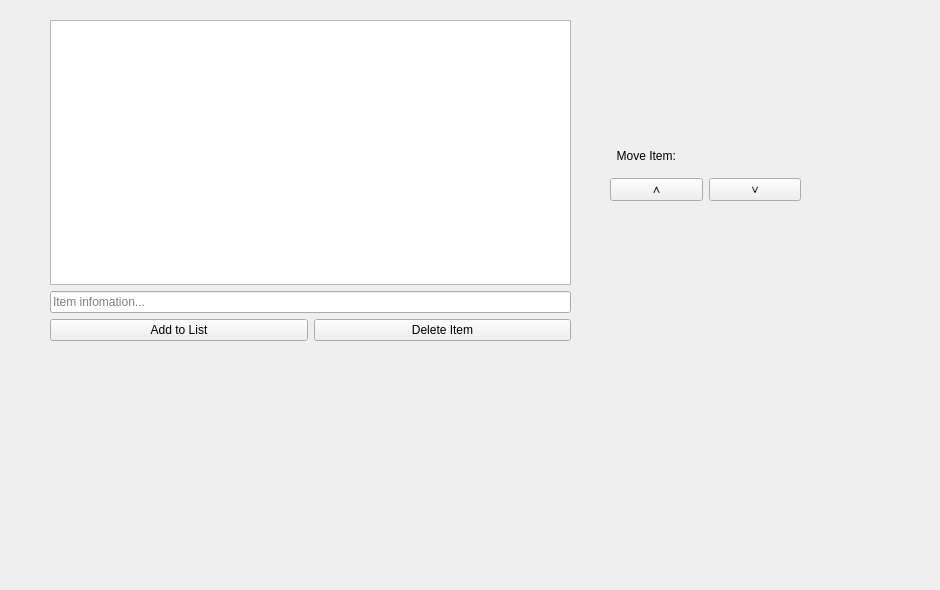
     <widget class="QWidget" name="tab_10">
      <attribute name="title">
       <string>Todo</string>
      </attribute>
      <widget class="QWidget" name="verticalLayoutWidget_5">
       <property name="geometry">
        <rect>
         <x>610</x>
         <y>140</y>
         <width>191</width>
         <height>61</height>
        </rect>
       </property>
       <layout class="QVBoxLayout" name="verticalLayout_18">
        <item>
         <widget class="QLabel" name="move_item_label">
          <property name="text">
           <string>  Move Item:</string>
          </property>
         </widget>
        </item>
        <item>
         <layout class="QHBoxLayout" name="horizontalLayout_3">
          <item>
           <widget class="QPushButton" name="move_item_up">
            <property name="text">
             <string>∧</string>
            </property>
           </widget>
          </item>
          <item>
           <widget class="QPushButton" name="move_item_down">
            <property name="text">
             <string>∨</string>
            </property>
           </widget>
          </item>
         </layout>
        </item>
       </layout>
      </widget>
      <widget class="QWidget" name="verticalLayoutWidget_6">
       <property name="geometry">
        <rect>
         <x>50</x>
         <y>20</y>
         <width>521</width>
         <height>321</height>
        </rect>
       </property>
       <layout class="QVBoxLayout" name="verticalLayout_19">
        <item>
         <widget class="QListWidget" name="list_items">
          <property name="selectionMode">
           <enum>QAbstractItemView::ExtendedSelection</enum>
          </property>
         </widget>
        </item>
        <item>
         <widget class="QLineEdit" name="item_text">
          <property name="placeholderText">
           <string>Item infomation...</string>
          </property>
         </widget>
        </item>
        <item>
         <layout class="QHBoxLayout" name="horizontalLayout_4">
          <item>
           <widget class="QPushButton" name="add_to_list">
            <property name="text">
             <string>Add to List</string>
            </property>
           </widget>
          </item>
          <item>
           <widget class="QPushButton" name="delete_item">
            <property name="enabled">
             <bool>true</bool>
            </property>
            <property name="acceptDrops">
             <bool>false</bool>
            </property>
            <property name="text">
             <string>Delete Item</string>
            </property>
            <property name="checkable">
             <bool>false</bool>
            </property>
            <property name="checked">
             <bool>false</bool>
            </property>
           </widget>
          </item>
         </layout>
        </item>
       </layout>
      </widget>
      <widget class="QLabel" name="label_45">
       <property name="geometry">
        <rect>
         <x>-30</x>
         <y>-100</y>
         <width>931</width>
         <height>581</height>
        </rect>
       </property>
       <property name="text">
        <string/>
       </property>
       <property name="pixmap">
        <pixmap resource="multi.qrc">:/12.png</pixmap>
       </property>
      </widget>
      <zorder>label_45</zorder>
      <zorder>verticalLayoutWidget_5</zorder>
      <zorder>verticalLayoutWidget_6</zorder>
     </widget>
